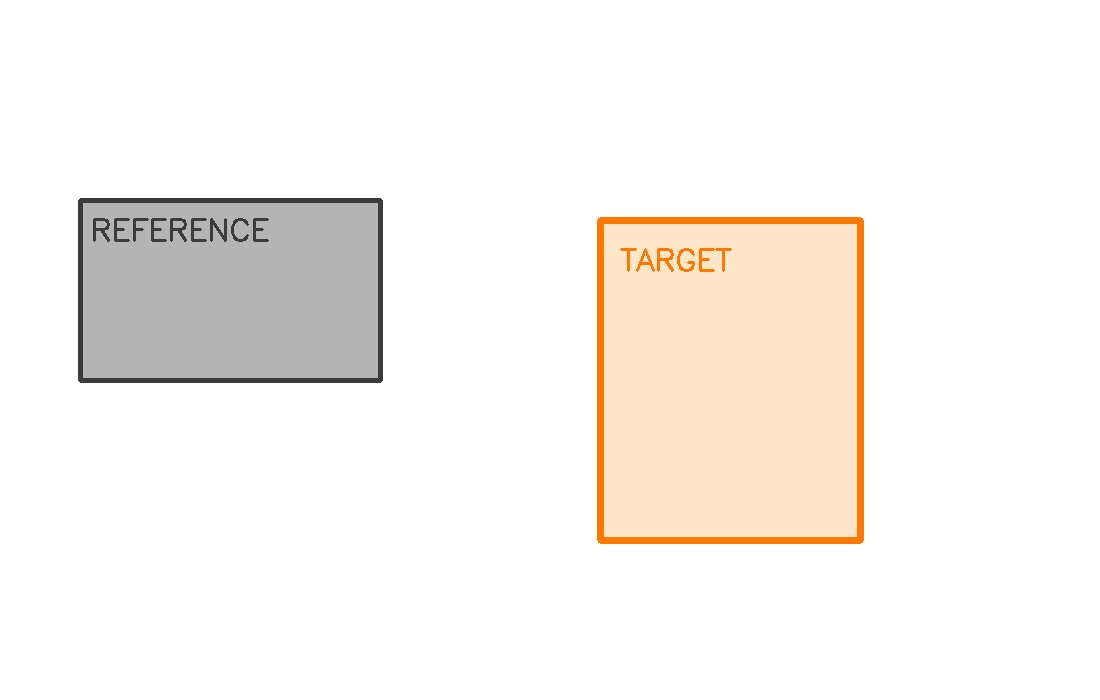
#> input picture data/sample/synthetic.jpg, 1100 x 700 px
$ python -i measure.py   (imports and definitions only)
#> lines starting #> are read from the running program, lines starting #| are printed output that depends on the picture; after the words box and inside, x2 and y2 are one past the last pixel; in counts of white or black regions, pixels touching at a corner belong together
#> further down, picture is the input picture: shape (700, 1100, 3); mean B, G, R 239.9, 244.4, 248.4
### src/utils.py
import cv2
import numpy as np

# [5 lines left out: function auto_canny, not called in this run]

def contour_mask_from_edges(edges, min_area=500):
    cnts, _ = cv2.findContours(edges, cv2.RETR_EXTERNAL, cv2.CHAIN_APPROX_SIMPLE)
    filtered = [c for c in cnts if cv2.contourArea(c) >= min_area]
    return filtered

def rotated_box(contour):
    rect = cv2.minAreaRect(contour)  # (center(x,y), (width, height), angle)
    box = cv2.boxPoints(rect)
    box = np.int0(box)
    (w, h) = rect[1]
    width_px = max(w, h)
    height_px = min(w, h)
    return box, width_px, height_px, rect

# [7 lines left out: function centroid, not called in this run]

### src/measure.py
import cv2
import numpy as np
from utils import auto_canny, contour_mask_from_edges, rotated_box, centroid

def choose_reference(contours, hint=None, image_shape=None):
    if not contours:
        return None, []
    if hint not in {"left","right","top","bottom", None}:
        hint = None
    if hint and image_shape is not None:
        H, W = image_shape[:2]
        if hint == "left":
            ref = min(contours, key=lambda c: centroid(c)[0])
        elif hint == "right":
            ref = max(contours, key=lambda c: centroid(c)[0])
        elif hint == "top":
            ref = min(contours, key=lambda c: centroid(c)[1])
        elif hint == "bottom":
            ref = max(contours, key=lambda c: centroid(c)[1])
        others = [c for c in contours if c is not ref]
        return ref, others
    # default: largest area is reference
    areas = [(cv2.contourArea(c), i) for i,c in enumerate(contours)]
    areas.sort(reverse=True)
    ref = contours[areas[0][1]]
    others = [contours[i] for _,i in areas[1:]]
    return ref, others

def annotate_box(img, box, text, color=(0,255,0)):
    cv2.drawContours(img, [box], 0, color, 2)
    x = int(np.min(box[:,0]))
    y = int(np.min(box[:,1])) - 10
    cv2.putText(img, text, (x, max(20,y)), cv2.FONT_HERSHEY_SIMPLEX, 0.7, color, 2)

def process_image(img_bgr, known_width_mm=85.6, canny=(50,150), min_area=500, ref_hint=None, debug_prefix=None):
#> called with known_width_mm = 85.6, canny = (50, 150), min_area = 500
    out = img_bgr.copy()
    gray = cv2.cvtColor(img_bgr, cv2.COLOR_BGR2GRAY)
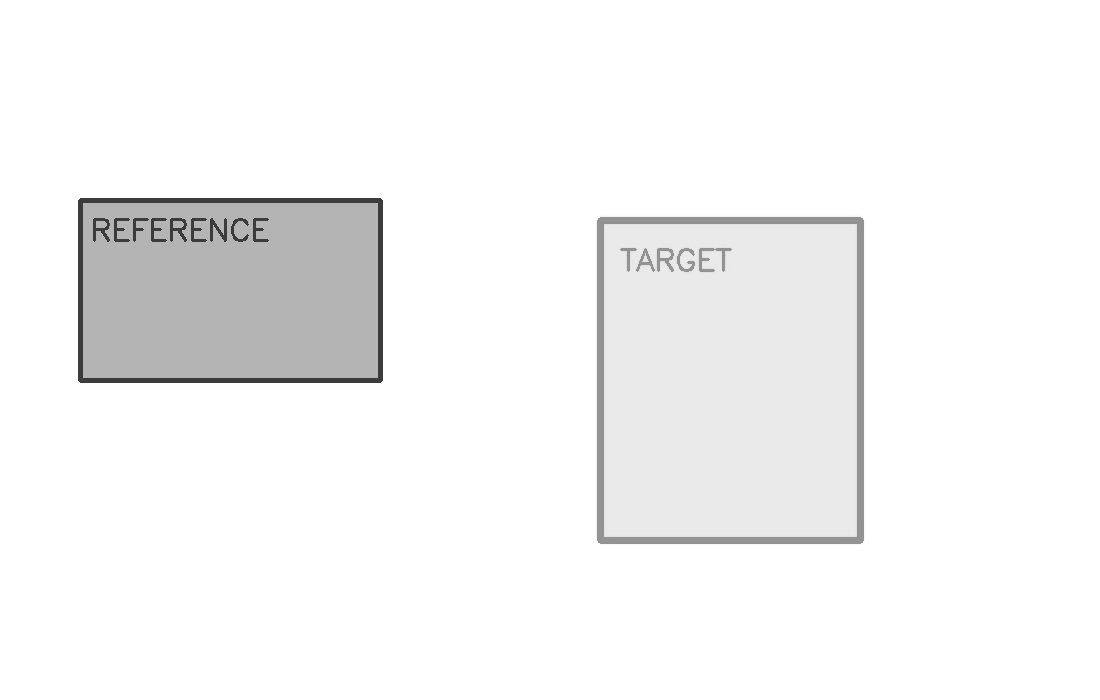
#> gray: shape (700, 1100); min 54, max 255, mean 245.1
    blur = cv2.GaussianBlur(gray, (5,5), 0)
    edges = cv2.Canny(blur, canny[0], canny[1])
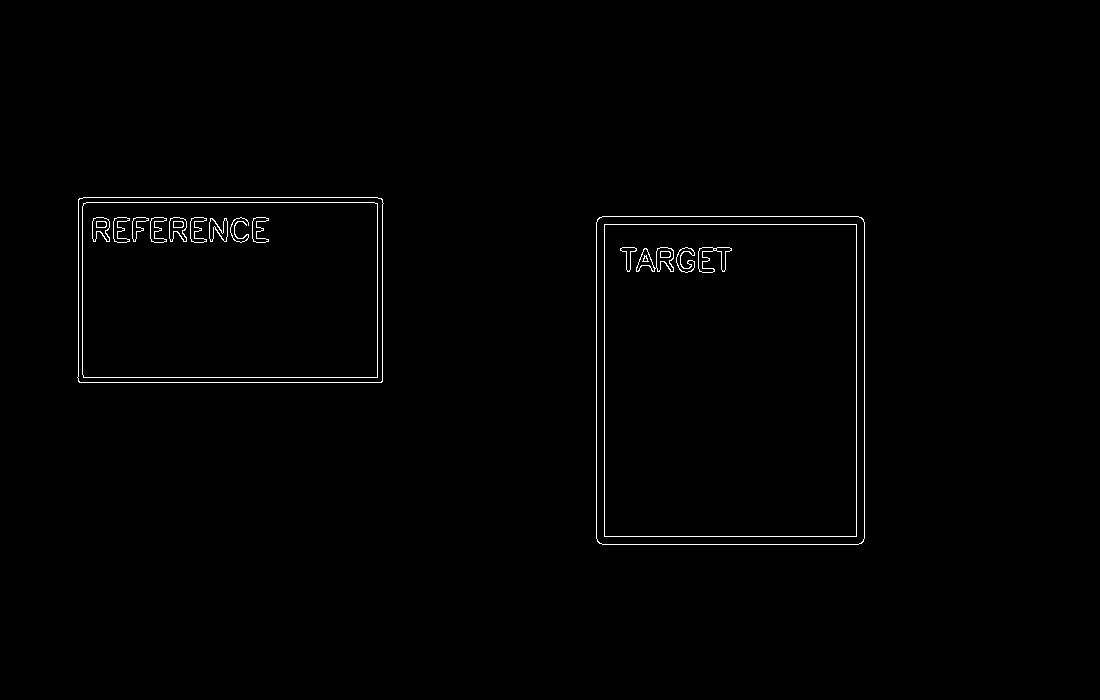
#> edges: shape (700, 1100); 0.77% white in thin lines or dots, all inside (x1, y1, x2, y2) = (77, 197, 865, 545)

    if debug_prefix:
        cv2.imwrite(f"{debug_prefix}_edges.jpg", edges)

    contours = contour_mask_from_edges(edges, min_area=min_area)
#> in contour_mask_from_edges, `cnts, _ = cv2.findContours(edges, cv2.RETR_EXTERNAL, cv2.CHAIN_APPROX_..`: cnts = 2 contours; box (x1, y1, x2, y2) and area: (596, 216, 865, 545) 87856, (77, 197, 384, 383) 56231
#> in contour_mask_from_edges, `filtered = [c for c in cnts if cv2.contourArea(c) >= min_area]`: filtered has the same summary as cnts
#> contours has the same summary as cnts in contour_mask_from_edges
    if not contours:
        cv2.putText(out, "No contours found", (20,40), cv2.FONT_HERSHEY_SIMPLEX, 1, (0,0,255), 2)
        return out

    ref, others = choose_reference(contours, hint=ref_hint, image_shape=img_bgr.shape)
#> in choose_reference, `areas = [(cv2.contourArea(c), i) for i,c in enumerate(contours)]`: areas = [(87856, 0), (56231, 1)]
#> in choose_reference, `ref = contours[areas[0][1]]`: ref = contour of 24 points, box (x1, y1, x2, y2) (596, 216, 865, 545), area 87856
#> in choose_reference, `others = [contours[i] for _,i in areas[1:]]`: others = 1 contour; box (x1, y1, x2, y2) and area: (77, 197, 384, 383) 56231
    if ref is None:
        cv2.putText(out, "No reference contour", (20,40), cv2.FONT_HERSHEY_SIMPLEX, 1, (0,0,255), 2)
        return out

    # Reference box and scale
    ref_box, ref_w_px, ref_h_px, _ = rotated_box(ref)
#> in rotated_box, `rect = cv2.minAreaRect(contour)`: rect = ((730, 380), (328, 268), -90)
#> in rotated_box, `box = cv2.boxPoints(rect)`: box = [[864, 544], [596, 544], [596, 216], [864, 216]]
#> in rotated_box, `(w, h) = rect[1]`: w = 328; h = 268
#> in rotated_box, `width_px = max(w, h)`: width_px = 328
#> in rotated_box, `height_px = min(w, h)`: height_px = 268
#> ref_box = [[864, 544], [596, 544], [596, 216], [864, 216]]; ref_w_px = 328; ref_h_px = 268
    ref_width_px = ref_w_px  # use longer side as width
#> ref_width_px = 328
    px_per_mm = ref_width_px / known_width_mm if known_width_mm > 0 else 1.0
#> px_per_mm = 3.83

    annotate_box(out, ref_box, f"REF ~ {known_width_mm:.1f} mm (px:{ref_width_px:.1f})", (255,0,0))
#> in annotate_box, `x = int(np.min(box[:,0]))`: x = 596
#> in annotate_box, `y = int(np.min(box[:,1])) - 10`: y = 206
#> in annotate_box, `cv2.putText(img, text, (x, max(20,y)), cv2.FONT_HERSHEY_SIMPLEX, 0.7, ..`:
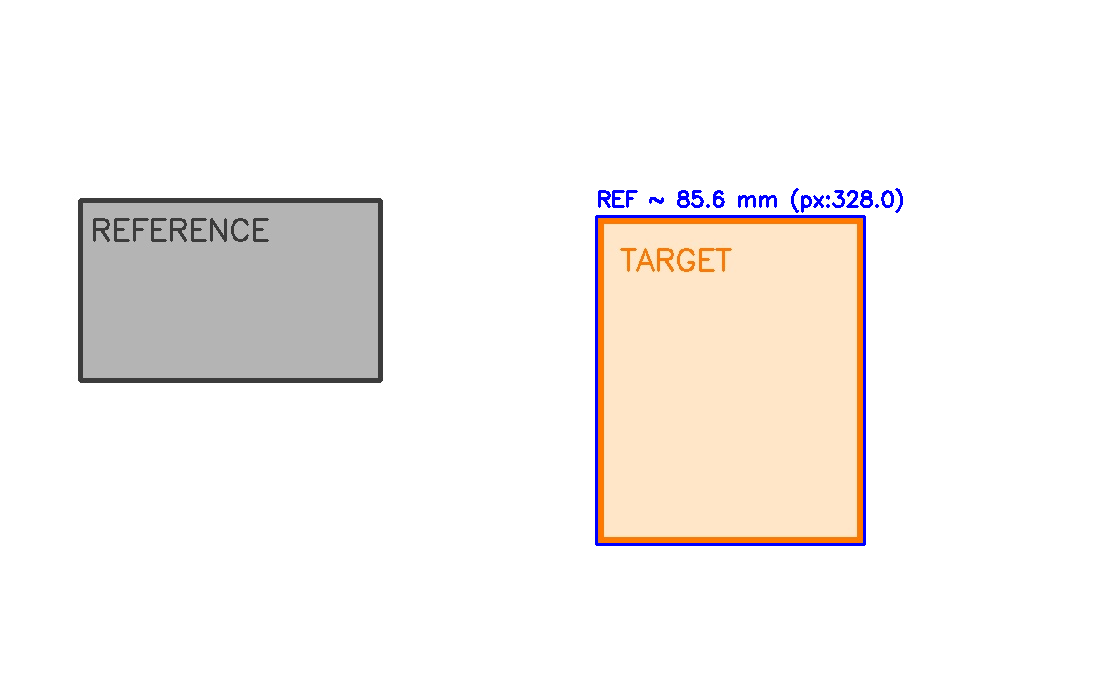
#> img: shape (700, 1100, 3); mean B, G, R 240.3, 242.8, 246.6

    # Measure others
    for c in others:
        box, w_px, h_px, _ = rotated_box(c)
        width_mm = w_px / px_per_mm
        height_mm = h_px / px_per_mm
        annotate_box(out, box, f"W:{width_mm:.1f}mm  H:{height_mm:.1f}mm", (0,255,0))
#> this loop made 1 pass
#> (rect in rotated_box, box, w in rotated_box, h in rotated_box, width_px in rotated_box, height_px in rotated_box, w_px, h_px) on pass 1: (((230, 289.5), (185, 306), -90), [[383, 382], [77, 382], [77, 197], [383, 197]], 185, 306, 306, 185, 306, 185)
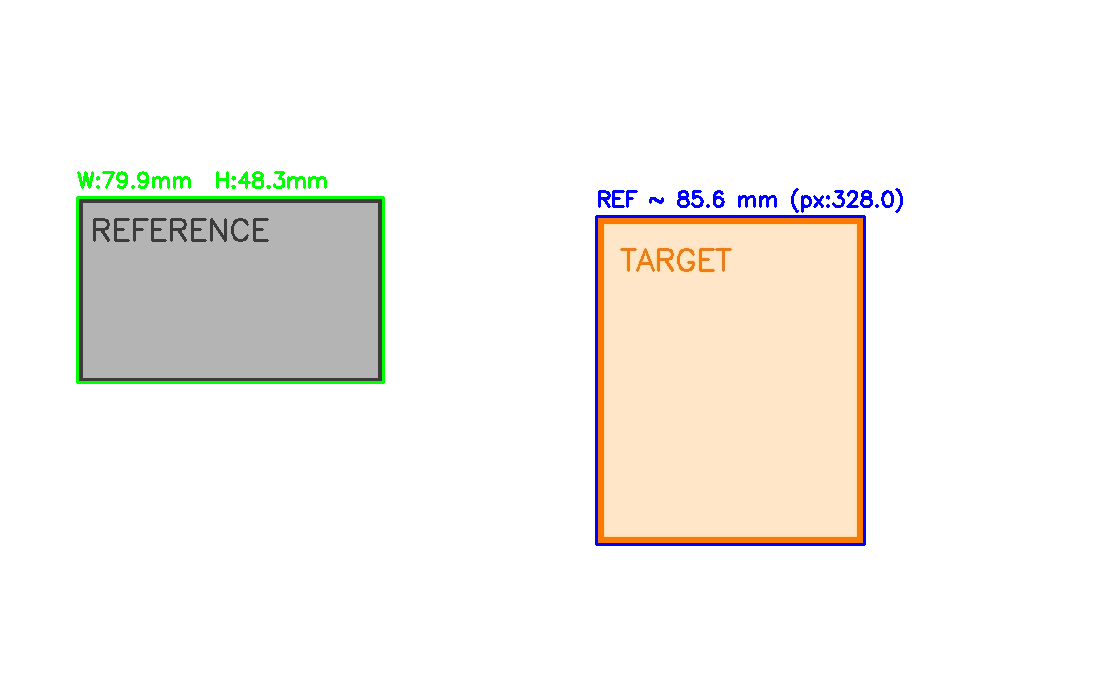
#> out: shape (700, 1100, 3); 0.59% of pixels changed, all inside (x1, y1, x2, y2) = (76, 171, 385, 384)

    return out

>>> import cv2
>>> picture = cv2.imread('../data/sample/synthetic.jpg')
>>> result = process_image(picture)
